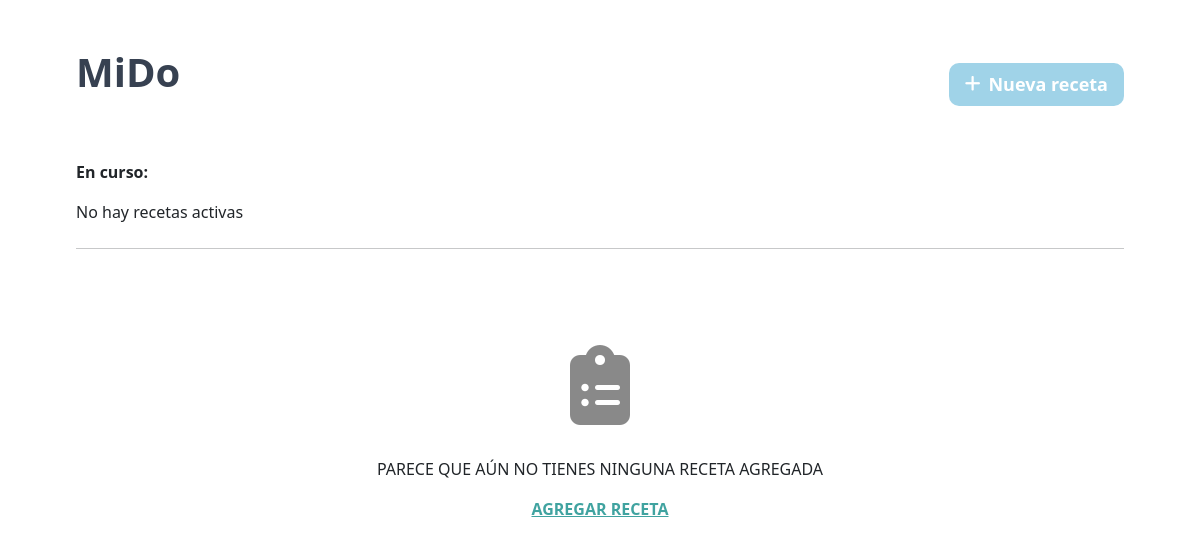
/, run on an earlier commit of the app's database.
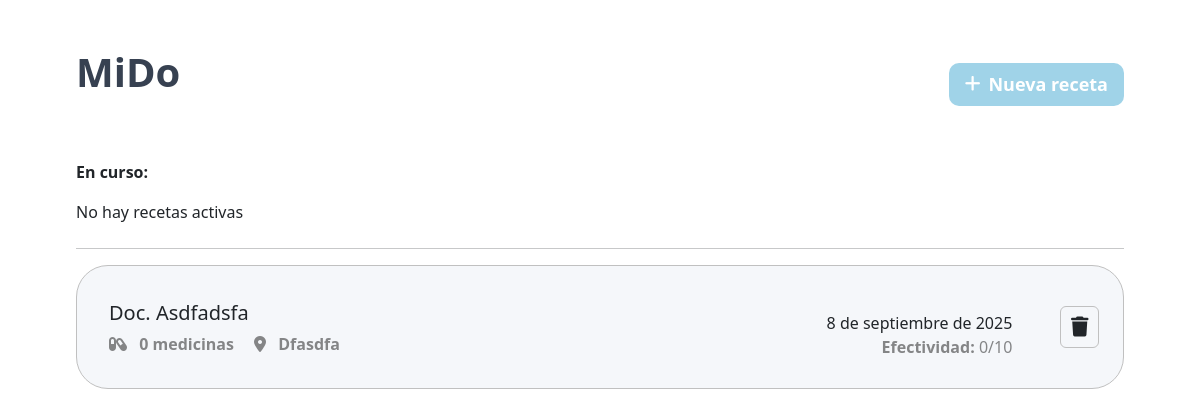
And on a later commit of the database.
### miApp/models.py (models this page shows, shortened)
class Receta(models.Model):
    doc = models.CharField(max_length=255)
    fecha = models.DateField()
    efectividad = models.IntegerField(default=0)
    activo = models.BooleanField(default=False)
    lugar = models.CharField(null=True)
    def cantidad_medicinas(self):
        return self.medicamentos.count()

### miApp/views.py (the view)
# urls.py: path('', views.index),
def index(request):
    if request.method == 'POST':
        Receta.objects.create(
            doc = request.POST.get('doc'),
            fecha = request.POST.get('fecha'),
            lugar = request.POST.get('lugar')
        )
    activos =  Receta.objects.filter(activo=True)
    lista = Receta.objects.filter(activo=False).order_by('-id')
    return render(request, "home.html",{'lista': lista, 'activos': activos})

### miApp/templates/home.html (shortened to what the changed rows need)
{% load static %}
<!DOCTYPE html>
<html lang="en">
<head>
    <link href="https://cdn.jsdelivr.net/npm/bootstrap@5.3.8/dist/css/bootstrap.min.css" rel="stylesheet">
    <link rel="stylesheet" href="https://cdnjs.cloudflare.com/ajax/libs/font-awesome/6.7.2/css/all.min.css">
    <link rel="stylesheet" href="{% static 'css/root.css' %}">
    <link rel="stylesheet" href="{% static 'css/home.css' %}">
    <link rel="stylesheet" href="{% static 'css/modalAgregar.css' %}">
</head>
<body>
    <div class="container container-fluid w-50 mt-5">
        <div class="top">
            <h1>MiDo</h1>
        </div>
        <div class="list">
            {% if lista %}
            {% for receta in lista %}
            <div class="receta mt-3" data-id="{{ receta.id }}">
                <div class="receta-info1">
                    <div class="receta-doc">
                         {%  if  receta.doc|default_if_none:"" %}
                         Doc. {{ receta.doc|title }}
                        {% else %}
                        Doctor no asignado
                        {% endif %}
                    </div>
                    <div class="receta-cantidadMedicina">
                        <i class="fa-solid fa-capsules"></i>
                        {{receta.cantidad_medicinas}} medicinas
                        <i class="fa-solid fa-location-dot ms-3"></i>
                        {%  if  receta.lugar|default_if_none:"" %}
                        {{ receta.lugar|title }}
                        {% else %}
                        Lugar no asignado
                        {% endif %}
                    </div>
                </div>
                <div class="receta-info2">
                    <div class="detalles">
                        <p class="fecha m-0 mt-3">{{  receta.fecha|date:"j \\d\\e F \\d\\e Y"  }}</p>
                        <p class="efectividad"><b>Efectividad:</b> {{ receta.efectividad }}/10</p>
                    </div>
                    <div class="accion">
                        <button class="btn eliminar scl" onclick="event.stopPropagation(); document.getElementById('eliminarReceta-{{ receta.id }}').submit()"><i class="fa-solid fa-trash"></i></button>
                    </div>
                </div>
            </div>
            {% endfor %}
            {% else%}
             {%  include 'sinRecetas.html' %}
            {% endif %}
        </div>
    </div>
</body>
</html>

What changed in the data, as far as the page shows it:
added Receta: doc "Asdfadsfa", cantidad_medicinas "0", lugar "Dfasdfa", fecha "8 de septiembre de 2025", efectividad "0"
Also different on the page:
text no longer shown: "PARECE QUE AÚN NO TIENES NINGUNA RECETA AGREGADA AGREGAR RECETA"
